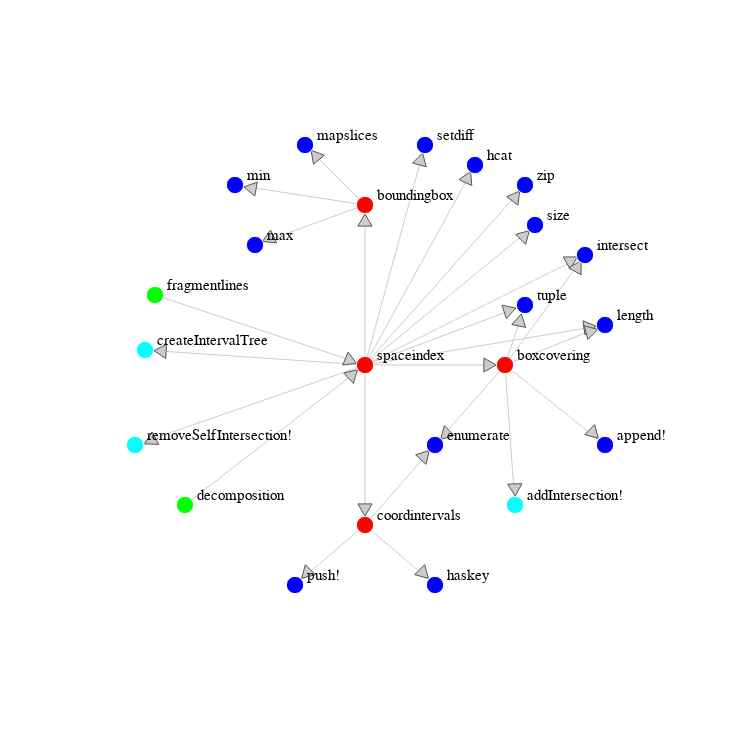

The notebook cell this image was saved under:
### Markdown cell above
### grafico con funzioni aggiornate che coinvolgono spaceindex

### Code cell
using Vega
using VegaDatasets
plot = @vgplot(
    height=720,
    width=720,
    padding=5,
    marks=[
        {
            encode={
                update={
                    stroke={
                        value="#ccc"
                    },
                    path={
                        field="path"
                    }
                }
            },
            from={
                data="edges"
            },
            type="path"
        },
        {
            type="symbol",
            from={
                data="arrows"
            },
            encode={
                update={
                    shape={
                        value="triangle-up"
                    },
                    x={
                        field="x"
                    },
                    angle={
                        field="angle"
                    },
                    y={
                        field="y"
                    }
                },
                enter={
                    shape={
                        value="triangle-up"
                    },
                    fill={
                        value="#ccc"
                    },
                    size={
                        value=200
                    },
                    stroke={
                        value="#555"
                    },
                    strokeWidth={
                        value=1
                    }
                }
            }
        },
        {
            encode={
                update={
                    x={
                        field="x"
                    },
                    fill={
                        field="color"
                    },
                    y={
                        field="y"
                    }
                },
                enter={
                    stroke={
                        value="#fff"
                    },
                    size={
                        value=300
                    }
                }
            },
            from={
                data="nodes"
            },
            type="symbol"
        },
        {
            encode={
                update={
                    align={
                        signal="datum.children ? 'right' : 'left'"
                    },
                    x={
                        field="x"
                    },
                    dx={
                        value=12                    
                    },
                    y={
                        field="y"
                    },
                    dy={
                        value=-10                    
                    },
                },
                enter={
                    fontSize={
                        value=15
                    },
                    text={
                        field="name"
                    },
                    baseline={
                        value="middle"
                    }
                }
            },
            from={
                data="nodes"
            },
            type="text"
        }
    ],
    data=[
        {
            name="nodes",
            values= [
                {id= 1, name="spaceindex", x=  360, y=360, color="#f00"},
                {id= 2, name="boundingbox", x=  360, y=200, color="#f00"},
                {id= 3, name="coordintervals", x=  360, y=520, color="#f00"},
                {id= 4, name="boxcovering", x=  500, y=360, color="#f00"},
                {id= 5, name="fragmentlines", x=  150, y=290, color="#0f0"},
                {id= 6, name="decomposition", x=  180, y=500, color="#0f0"},
                {id= 7, name="setdiff", x=  420, y=140, color="#00f"},
                {id= 8, name="hcat", x=  470, y=160, color="#00f"},
                {id= 9, name="zip", x=  520, y=180, color="#00f"},
                {id= 10, name="size", x=  530, y=220, color="#00f"},
                {id= 11, name="intersect", x=  580, y=250, color="#00f"},
                {id= 12, name="tuple", x=  520, y=300, color="#00f"},
                {id= 13, name="length", x=  600, y=320, color="#00f"},
                {id= 14, name="enumerate", x=  430, y=440, color="#00f"},
                {id= 15, name="append!", x=  600, y=440, color="#00f"},
                {id= 16, name="haskey", x=  430, y=580, color="#00f"},
                {id= 17, name="push!", x=  290, y=580, color="#00f"},
                {id= 18, name="mapslices", x=  300, y=140, color="#00f"},
                {id= 19, name="min", x=  230, y=180, color="#00f"},
                {id= 20, name="max", x=  250, y=240, color="#00f"},
                {id= 21, name="addIntersection!", x=  510, y=500, color="#0ff"},
                {id= 22, name="createIntervalTree", x=  140, y=345, color="#0ff"},
                {id= 23, name="removeSelfIntersection!", x=  130, y=440, color="#0ff"},
              ],
            transform= [
                {
                  type= "formula",
                  expr= "atan2(datum.y, datum.x)",
                  as= "angle"
                },
                {
                  type= "formula",
                  expr= "sqrt(datum.y * datum.y + datum.x * datum.x)",
                  as= "radius"
                }
              ]
        },
        {
              name= "edges",
              values= [
                {s=1, t=2},
                {s=1, t=7},
                {s=1, t=8},
                {s=1, t=9},
                {s=1, t=10},
                {s=1, t=11},
                {s=1, t=12},
                {s=1, t=13},
                {s=1, t=3},
                {s=1, t=4},
                {s=1, t=22},
                {s=1, t=23},
                {s=2, t=18},
                {s=2, t=19},
                {s=2, t=20},
                {s=3, t=14},
                {s=3, t=16},
                {s=3, t=17},
                {s=4, t=11},
                {s=4, t=12},
                {s=4, t=13},
                {s=4, t=14},
                {s=4, t=15},
                {s=4, t=21},
                {s=5, t=1},
                {s=6, t=1},
              ],
              transform= [
                {
                  type= "lookup",
                  from= "nodes",
                  key= "id",
                  fields= ["s", "t"],
                  as= ["source", "target"]
                },
                {
                  type= "linkpath",
                  shape= "line"
                }
            ],
        },
        {
            name="arrows",
            values=[
                {id=1, x=360, y=215, angle=0},
                {id=2, x=416, y=154, angle=15},
                {id=3, x=463, y=172, angle=25},
                {id=4, x=511, y=191, angle=37},
                {id=5, x=520, y=230, angle=45},
                {id=6, x=567, y=255, angle=60},
                {id=7, x=505, y=305, angle=72},
                {id=8, x=585, y=322, angle=82},
                {id=9, x=485, y=360, angle=90},
                {id=10, x=360, y=505, angle=180},
                {id=11, x=348, y=369, angle=47},
                {id=12, x=346, y=356, angle=113},
                {id=13, x=310, y=150, angle=-40},
                {id=14, x=245, y=183, angle=-80},
                {id=15, x=263, y=234, angle=-115},
                {id=16, x=573, y=261, angle=30},
                {id=17, x=515, y=315, angle=12},
                {id=18, x=587, y=326, angle=75},
                {id=19, x=589, y=429, angle=135},
                {id=20, x=440, y=430, angle=-135},
                {id=21, x=420, y=450, angle=42},
                {id=22, x=419, y=569, angle=135},
                {id=23, x=301, y=569, angle=-135},
                {id=24, x=510, y=485, angle=178},
                {id=25, x=155, y=346, angle=-87},
                {id=26, x=145, y=436, angle=-118},
                                            
                
            ]
        }
    ]
)

### Figure 1 — Vega specification as saved in the notebook (floating-point values rounded to 4 significant figures)
{"data": [{"name": "nodes", "transform": [{"as": "angle", "expr": "atan2(datum.y, datum.x)", "type": "formula"}, {"as": "radius", "expr": "sqrt(datum.y * datum.y + datum.x * datum.x)", "type": "formula"}], "values": [{"color": "#f00", "id": 1, "name": "spaceindex", "x": 360, "y": 360}, {"color": "#f00", "id": 2, "name": "boundingbox", "x": 360, "y": 200}, {"color": "#f00", "id": 3, "name": "coordintervals", "x": 360, "y": 520}, {"color": "#f00", "id": 4, "name": "boxcovering", "x": 500, "y": 360}, {"color": "#0f0", "id": 5, "name": "fragmentlines", "x": 150, "y": 290}, {"color": "#0f0", "id": 6, "name": "decomposition", "x": 180, "y": 500}, {"color": "#00f", "id": 7, "name": "setdiff", "x": 420, "y": 140}, {"color": "#00f", "id": 8, "name": "hcat", "x": 470, "y": 160}, {"color": "#00f", "id": 9, "name": "zip", "x": 520, "y": 180}, {"color": "#00f", "id": 10, "name": "size", "x": 530, "y": 220}, {"color": "#00f", "id": 11, "name": "intersect", "x": 580, "y": 250}, {"color": "#00f", "id": 12, "name": "tuple", "x": 520, "y": 300}, {"color": "#00f", "id": 13, "name": "length", "x": 600, "y": 320}, {"color": "#00f", "id": 14, "name": "enumerate", "x": 430, "y": 440}, {"color": "#00f", "id": 15, "name": "append!", "x": 600, "y": 440}, {"color": "#00f", "id": 16, "name": "haskey", "x": 430, "y": 580}, {"color": "#00f", "id": 17, "name": "push!", "x": 290, "y": 580}, {"color": "#00f", "id": 18, "name": "mapslices", "x": 300, "y": 140}, {"color": "#00f", "id": 19, "name": "min", "x": 230, "y": 180}, {"color": "#00f", "id": 20, "name": "max", "x": 250, "y": 240}, {"color": "#0ff", "id": 21, "name": "addIntersection!", "x": 510, "y": 500}, {"color": "#0ff", "id": 22, "name": "createIntervalTree", "x": 140, "y": 345}, {"color": "#0ff", "id": 23, "name": "removeSelfIntersection!", "x": 130, "y": 440}]}, {"name": "edges", "transform": [{"as": ["source", "target"], "fields": ["s", "t"], "from": "nodes", "key": "id", "type": "lookup"}, {"shape": "line", "type": "linkpath"}], "values": [{"s": 1, "t": 2}, {"s": 1, "t": 7}, {"s": 1, "t": 8}, {"s": 1, "t": 9}, {"s": 1, "t": 10}, {"s": 1, "t": 11}, {"s": 1, "t": 12}, {"s": 1, "t": 13}, {"s": 1, "t": 3}, {"s": 1, "t": 4}, {"s": 1, "t": 22}, {"s": 1, "t": 23}, {"s": 2, "t": 18}, {"s": 2, "t": 19}, {"s": 2, "t": 20}, {"s": 3, "t": 14}, {"s": 3, "t": 16}, {"s": 3, "t": 17}, {"s": 4, "t": 11}, {"s": 4, "t": 12}, {"s": 4, "t": 13}, {"s": 4, "t": 14}, {"s": 4, "t": 15}, {"s": 4, "t": 21}, {"s": 5, "t": 1}, {"s": 6, "t": 1}]}, {"name": "arrows", "values": [{"angle": 0, "id": 1, "x": 360, "y": 215}, {"angle": 15, "id": 2, "x": 416, "y": 154}, {"angle": 25, "id": 3, "x": 463, "y": 172}, {"angle": 37, "id": 4, "x": 511, "y": 191}, {"angle": 45, "id": 5, "x": 520, "y": 230}, {"angle": 60, "id": 6, "x": 567, "y": 255}, {"angle": 72, "id": 7, "x": 505, "y": 305}, {"angle": 82, "id": 8, "x": 585, "y": 322}, {"angle": 90, "id": 9, "x": 485, "y": 360}, {"angle": 180, "id": 10, "x": 360, "y": 505}, {"angle": 47, "id": 11, "x": 348, "y": 369}, {"angle": 113, "id": 12, "x": 346, "y": 356}, {"angle": -40, "id": 13, "x": 310, "y": 150}, {"angle": -80, "id": 14, "x": 245, "y": 183}, {"angle": -115, "id": 15, "x": 263, "y": 234}, {"angle": 30, "id": 16, "x": 573, "y": 261}, {"angle": 12, "id": 17, "x": 515, "y": 315}, {"angle": 75, "id": 18, "x": 587, "y": 326}, {"angle": 135, "id": 19, "x": 589, "y": 429}, {"angle": -135, "id": 20, "x": 440, "y": 430}, {"angle": 42, "id": 21, "x": 420, "y": 450}, {"angle": 135, "id": 22, "x": 419, "y": 569}, {"angle": -135, "id": 23, "x": 301, "y": 569}, {"angle": 178, "id": 24, "x": 510, "y": 485}, {"angle": -87, "id": 25, "x": 155, "y": 346}, {"angle": -118, "id": 26, "x": 145, "y": 436}]}], "height": 720, "marks": [{"encode": {"update": {"path": {"field": "path"}, "stroke": {"value": "#ccc"}}}, "from": {"data": "edges"}, "type": "path"}, {"encode": {"enter": {"fill": {"value": "#ccc"}, "shape": {"value": "triangle-up"}, "size": {"value": 200}, "stroke": {"value": "#555"}, "strokeWidth": {"value": 1}}, "update": {"angle": {"field": "angle"}, "shape": {"value": "triangle-up"}, "x": {"field": "x"}, "y": {"field": "y"}}}, "from": {"data": "arrows"}, "type": "symbol"}, {"encode": {"enter": {"size": {"value": 300}, "stroke": {"value": "#fff"}}, "update": {"fill": {"field": "color"}, "x": {"field": "x"}, "y": {"field": "y"}}}, "from": {"data": "nodes"}, "type": "symbol"}, {"encode": {"enter": {"baseline": {"value": "middle"}, "fontSize": {"value": 15}, "text": {"field": "name"}}, "update": {"align": {"signal": "datum.children ? 'right' : 'left'"}, "dx": {"value": 12}, "dy": {"value": -10}, "x": {"field": "x"}, "y": {"field": "y"}}}, "from": {"data": "nodes"}, "type": "text"}], "padding": 5, "width": 720}
